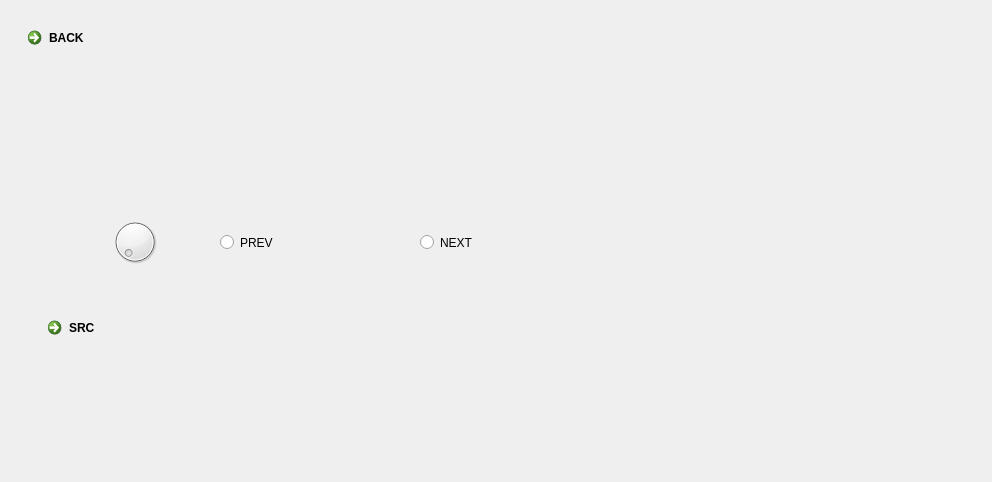
<?xml version="1.0" encoding="UTF-8"?>
<ui version="4.0">
 <class>Form</class>
 <widget class="QWidget" name="Form">
  <property name="geometry">
   <rect>
    <x>0</x>
    <y>0</y>
    <width>992</width>
    <height>482</height>
   </rect>
  </property>
  <property name="windowTitle">
   <string>Form</string>
  </property>
  <widget class="QCommandLinkButton" name="commandLinkButton">
   <property name="geometry">
    <rect>
     <x>20</x>
     <y>20</y>
     <width>176</width>
     <height>41</height>
    </rect>
   </property>
   <property name="text">
    <string>BACK</string>
   </property>
  </widget>
  <widget class="QRadioButton" name="radioButton">
   <property name="geometry">
    <rect>
     <x>220</x>
     <y>230</y>
     <width>111</width>
     <height>25</height>
    </rect>
   </property>
   <property name="text">
    <string>PREV</string>
   </property>
  </widget>
  <widget class="QRadioButton" name="radioButton_2">
   <property name="geometry">
    <rect>
     <x>420</x>
     <y>230</y>
     <width>91</width>
     <height>25</height>
    </rect>
   </property>
   <property name="text">
    <string>NEXT</string>
   </property>
  </widget>
  <widget class="QDial" name="volume">
   <property name="geometry">
    <rect>
     <x>110</x>
     <y>210</y>
     <width>50</width>
     <height>64</height>
    </rect>
   </property>
  </widget>
  <widget class="QWidget" name="widget" native="true">
   <property name="geometry">
    <rect>
     <x>79</x>
     <y>90</y>
     <width>501</width>
     <height>101</height>
    </rect>
   </property>
   <property name="styleSheet">
    <string notr="true">font: 75 13pt &quot;Ubuntu Sans&quot;;</string>
   </property>
  </widget>
  <widget class="QCommandLinkButton" name="commandLinkButton_2">
   <property name="geometry">
    <rect>
     <x>40</x>
     <y>310</y>
     <width>176</width>
     <height>41</height>
    </rect>
   </property>
   <property name="text">
    <string>SRC</string>
   </property>
  </widget>
 </widget>
 <resources/>
 <connections/>
</ui>
